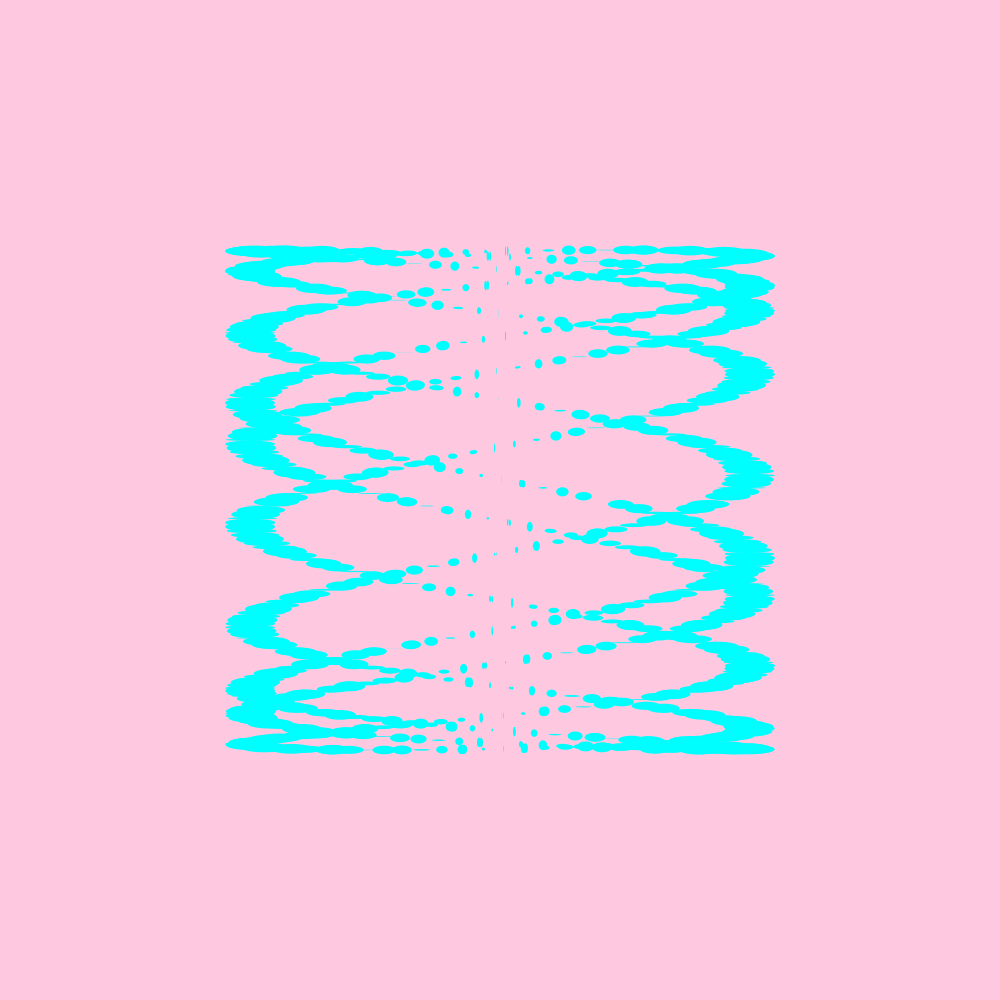
Frame 1 (no input)
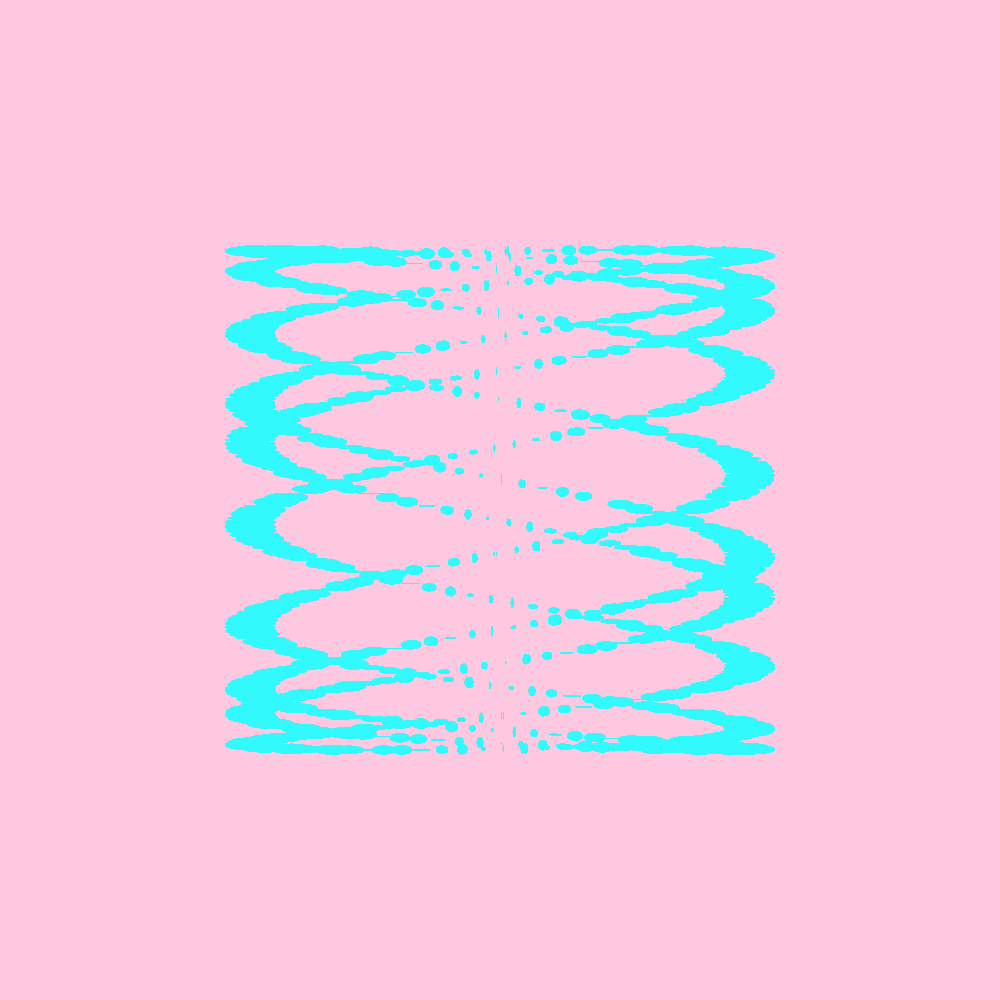
Frame 60 (the mouse pressed at the canvas centre just before this capture)
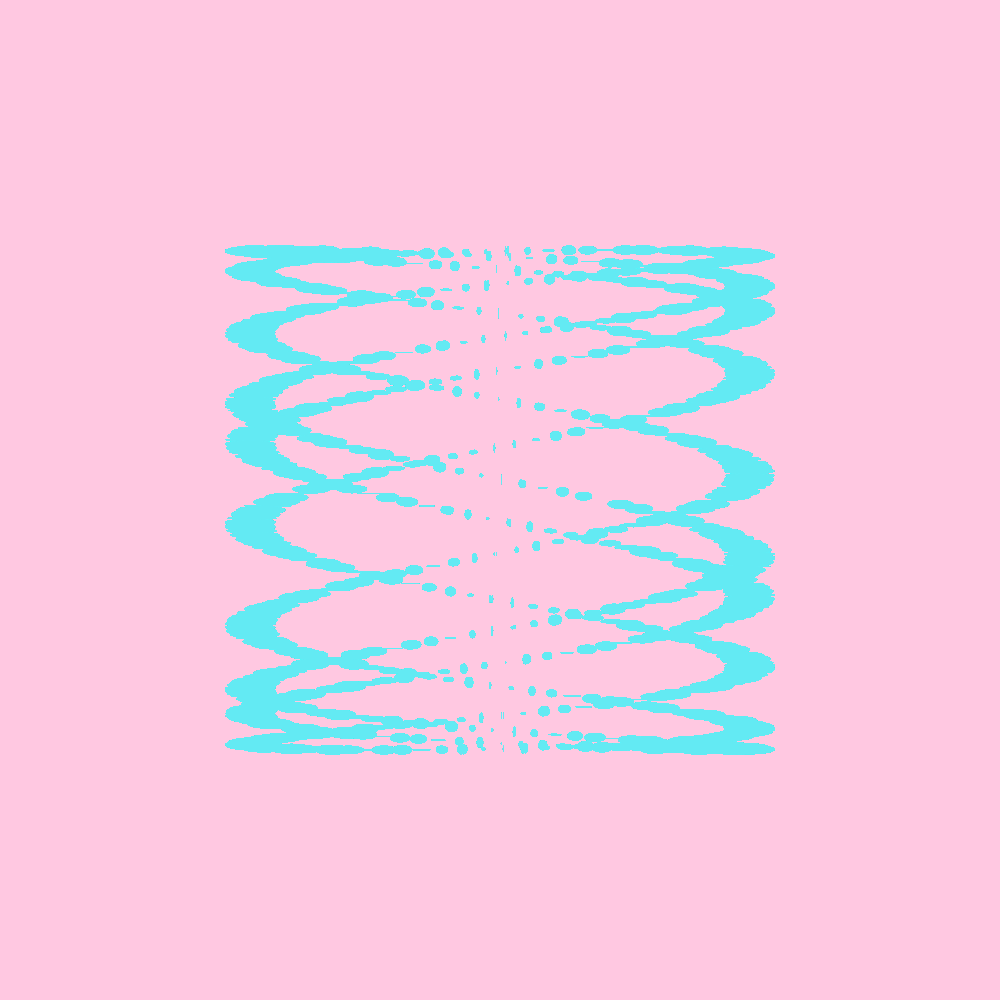
Frame 120 (the mouse held since frame 60 and released just before this capture)

The Processing sketch that drew these frames (run headless with seeded random() and noise(); from frame 60 on, the mouse is pressed at the canvas centre):

// Processing sketch: for_looptylooptylooptylooptyloo_error
// ── for_looptylooptylooptylooptyloo_error.pde
float r = 0.00;
float g = 0.00;
float b = 0.00;
void setup() {
  size(1000, 1000);
  background(255, 200, 225);
}

void draw() {
  r = r +0.01;
  g = g+0.01;
  b = b + 0.01;
  fill(0 + 255 * sin(r/3), 0 + 255 *cos(g/3), 0 + 255 *cos(b/4));

  for ( float e = 0.0; e < width; e = e + 1.0) {
    for (float m = 0.0; m < height; m = m + 1.0) {
      e = e + 1;
      m = m + 1;


      noStroke();
      ellipse(500 + 250 * cos(e/1), 500 + 250 * sin(m/10), 0 + 50 * cos(e/1), 0 + 10 * sin(m/3));
    }
  }
}

void keyPressed() {
  save("Do You See What I See.png");
}
